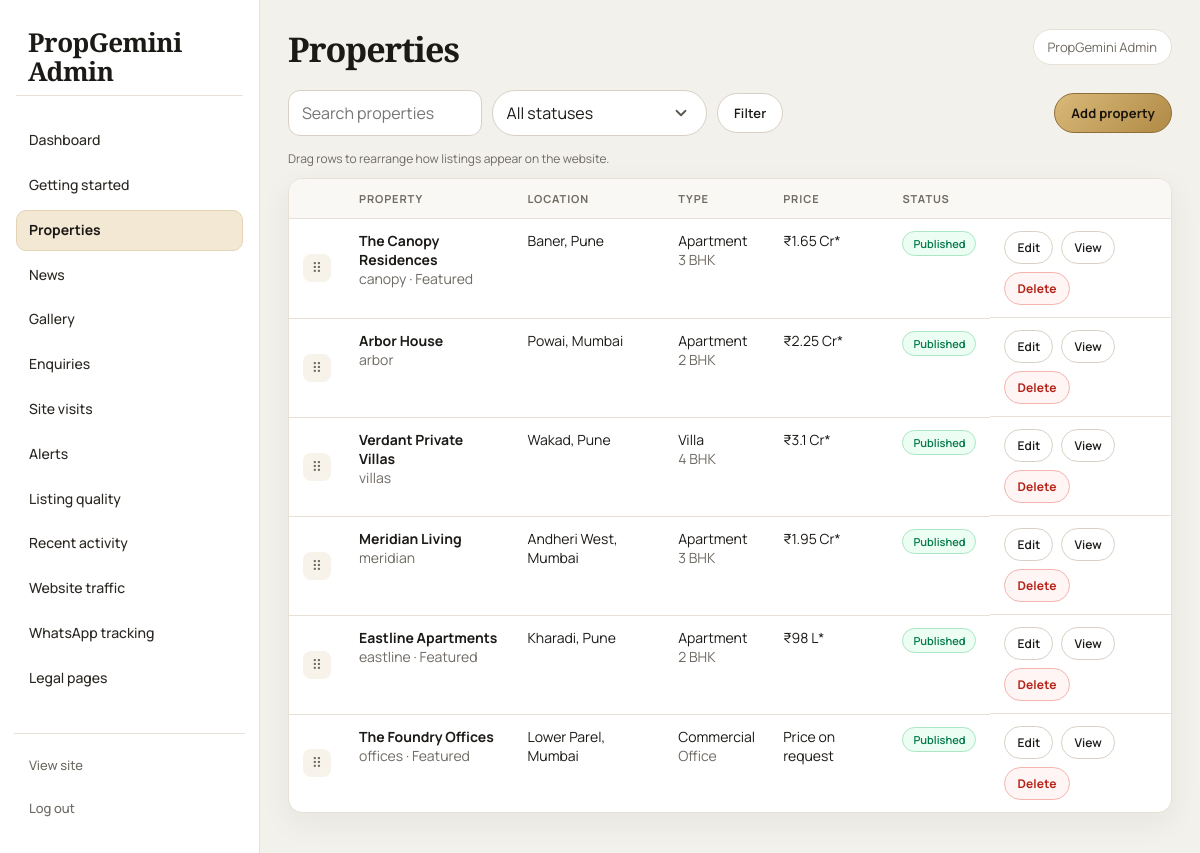
Screenshot of /admin/properties/index.php (signed in) with the database file from the repository.
### tables this page shows
CREATE TABLE `properties` (
  `id` int(11) NOT NULL,
  `name` varchar(255) NOT NULL,
  `slug` varchar(255) DEFAULT NULL,
  `city_id` int(11) NOT NULL,
  `area_id` int(11) NOT NULL,
  `property_type` varchar(100) DEFAULT NULL,
  `property_status` varchar(100) DEFAULT NULL,
  `bhk` varchar(50) DEFAULT NULL,
  `min_price` decimal(15,2) DEFAULT NULL,
  `max_price` decimal(15,2) DEFAULT NULL,
  `address` text DEFAULT NULL,
  `overview` text DEFAULT NULL,
  `amenities` text DEFAULT NULL,
  `possession_date` date DEFAULT NULL,
  `latitude` decimal(10,7) DEFAULT NULL,
  `longitude` decimal(10,7) DEFAULT NULL,
  `map_url` varchar(500) DEFAULT NULL,
  `is_featured` tinyint(1) DEFAULT 0,
  `featured_rotated_at` datetime DEFAULT NULL,
  `is_active` tinyint(1) DEFAULT 1,
  `sort_order` int(11) NOT NULL DEFAULT 0,
  `created_at` timestamp NOT NULL DEFAULT current_timestamp(),
  `updated_at` timestamp NOT NULL DEFAULT current_timestamp() ON UPDATE current_timestamp(),
  `deleted_at` datetime DEFAULT NULL,
  `removal_flagged_at` datetime DEFAULT NULL,
  `unavailable_reason` varchar(255) DEFAULT NULL,
  `publication_status` enum('Draft','Published','Unpublished') DEFAULT 'Draft',
  `construction_status` varchar(100) DEFAULT NULL,
  `construction_progress` tinyint(3) UNSIGNED DEFAULT NULL,
  `seo_title` varchar(255) DEFAULT NULL,
  `seo_description` text DEFAULT NULL,
  `rera_number` varchar(100) DEFAULT NULL,
  `rera_expiry` date DEFAULT NULL
);

CREATE TABLE `areas` (
  `id` int(11) NOT NULL,
  `city_id` int(11) NOT NULL,
  `name` varchar(150) NOT NULL
);

CREATE TABLE `cities` (
  `id` int(11) NOT NULL,
  `name` varchar(100) NOT NULL
);

### admin/includes/helpers.php (called while the page is built, shortened)
<?php
require_once dirname(__DIR__, 2) . '/includes/functions.php';
require_once dirname(__DIR__, 2) . '/includes/csrf.php';
function adminUrl(string $path = ''): string
{
    $path = ltrim(str_replace('\\', '/', $path), '/');
    return webPath('admin/' . $path);
}

### includes/functions.php (called while the page is built, shortened)
<?php
function h(string $value): string
{
    return htmlspecialchars($value, ENT_QUOTES, 'UTF-8');
}
function projectWebRoot(): string
{
    $projectFs = realpath(dirname(__DIR__));
    $docRoot = realpath($_SERVER['DOCUMENT_ROOT'] ?? '') ?: '';
    if ($projectFs !== false) {
        $projectFs = str_replace('\\', '/', $projectFs);
        $docRoot = str_replace('\\', '/', $docRoot);
        if ($docRoot !== '' && str_starts_with($projectFs, $docRoot)) {
            $web = substr($projectFs, strlen($docRoot));
            return ($web === false || $web === '') ? '' : rtrim($web, '/');
        }
    }
    $script = str_replace('\\', '/', $_SERVER['SCRIPT_NAME'] ?? '/index.php');
    $directory = rtrim(str_replace('\\', '/', dirname($script)), '/');
    return $directory;
}
function prettyPath(string $path): string
{
    $path = str_replace('\\', '/', $path);
    $query = '';
    if (str_contains($path, '?')) {
        [$path, $query] = explode('?', $path, 2);
        $query = '?' . $query;
    }
    if (preg_match('/\.(css|js|map|jpg|jpeg|png|gif|webp|svg|ico|mp4|webm|pdf|woff2?|ttf|eot)$/i', $path) === 1) {
        return ltrim($path, '/') . $query;
    }
    $path = preg_replace('/\.php$/i', '', $path) ?? $path;
    $path = preg_replace('#(^|/)index$#i', '$1', $path) ?? $path;
    $path = trim($path, '/');
    return $path . $query;
}
function webPath(string $path = ''): string
{
    $root = projectWebRoot();
    $path = ltrim(str_replace('\\', '/', $path), '/');
    if ($path === '') {
        return $root === '' ? '/' : $root . '/';
    }
    $pretty = prettyPath($path);
    return ($root === '' ? '' : $root) . '/' . $pretty;
}
    ?>

### admin/includes/auth.php (called while the page is built, shortened)
<?php
require_once __DIR__ . '/helpers.php';
function adminUser(): ?array
{
    $pdo = getDatabaseConnection();
    try {
        $sessionCheck = $pdo->prepare(
            'SELECT revoked_at FROM admin_sessions WHERE session_id = ? LIMIT 1'
        );
        $sessionCheck->execute([session_id()]);
        $revoked = $sessionCheck->fetchColumn();
    } catch (Throwable $e) {
    }
    $stmt = $pdo->prepare(
        'SELECT id, name, email, role, is_active FROM admins WHERE id = ? LIMIT 1'
    );
    $stmt->execute([(int) $_SESSION['admin_id']]);
    $row = $stmt->fetch();
    $user = $row;
    return $user;
}
function requireAdmin(): array
{
    $user = adminUser();
    return $user;
}

### includes/csrf.php (called while the page is built, shortened)
<?php
function csrfToken(): string
{
    return $_SESSION['csrf_token'];
}

### includes/properties.php (called while the page is built, shortened)
<?php
require_once __DIR__ . '/functions.php';
function formatPriceLabel(?float $minPrice, ?float $maxPrice = null): string
{
    if ($minPrice === null || $minPrice <= 0) {
        return 'Price on request';
    }
    $formatOne = static function (float $amount): string {
        if ($amount >= 10000000) {
            $crore = $amount / 10000000;
            $label = rtrim(rtrim(number_format($crore, 2, '.', ''), '0'), '.');
            return '₹' . $label . ' Cr*';
        }
        $lakh = $amount / 100000;
        $label = rtrim(rtrim(number_format($lakh, 2, '.', ''), '0'), '.');
        return '₹' . $label . ' L*';
    };
    return $formatOne($minPrice);
}
function propertyUrl(string $id): string
{
    $id = trim($id);
    return webPath('property/' . rawurlencode($id));
}
    ?>

### admin/properties/index.php (the view, shortened to what this page needs)
<?php
require_once dirname(__DIR__) . '/includes/layout.php';
require_once dirname(__DIR__, 2) . '/includes/properties.php';
$pdo = getDatabaseConnection();
$q = trim((string) ($_GET['q'] ?? ''));
$status = trim((string) ($_GET['status'] ?? ''));
$canReorder = $q === '' && $status === '';
$sql = "SELECT p.id, p.name, p.slug, p.property_type, p.property_status, p.bhk,
               p.min_price, p.publication_status, p.is_featured, p.is_active, p.sort_order,
               c.name AS city_name, a.name AS area_name
        FROM properties p
        INNER JOIN cities c ON c.id = p.city_id
        INNER JOIN areas a ON a.id = p.area_id
        WHERE p.deleted_at IS NULL";
$params = [];
$sql .= $canReorder
    ? ' ORDER BY p.sort_order ASC, p.id ASC'
    : ' ORDER BY p.updated_at DESC, p.id DESC';
$stmt = $pdo->prepare($sql);
$stmt->execute($params);
$rows = $stmt->fetchAll();
adminLayoutStart('Properties', 'properties');
?>
<div class="toolbar">
    <form class="filters filters-row" method="get">
        <input type="search" name="q" placeholder="Search properties" value="<?= h($q) ?>">
        <select name="status">
            <option value="">All statuses</option>
        </select>
        <button class="btn secondary" type="submit">Filter</button>
    </form>
    <a class="btn" href="<?= h(adminUrl('properties/edit')) ?>">Add property</a>
</div>
<?php if ($canReorder && $rows !== []): ?>
    <p class="help" style="margin:0 0 10px;" id="propertyOrderStatus">Drag rows to rearrange how listings appear on the website.</p>
<?php elseif (!$canReorder): ?>
    <p class="help" style="margin:0 0 10px;">Clear search/filters to drag and rearrange listing order.</p>
<?php endif; ?>
<div class="table-wrap">
    <table>
        <thead>
        <tr>
            <?php if ($canReorder): ?><th class="col-drag"></th><?php endif; ?>
            <th>Property</th>
            <th>Location</th>
            <th>Type</th>
            <th>Price</th>
            <th>Status</th>
            <th></th>
        </tr>
        </thead>
        <tbody
            <?php if ($canReorder && $rows !== []): ?>
                data-sortable-properties
                data-reorder-url="<?= h(adminUrl('properties/reorder')) ?>"
                data-csrf="<?= h(csrfToken()) ?>"
            <?php endif; ?>
        >
        <?php if ($rows === []): ?>
            <tr><td colspan="<?= $canReorder ? 7 : 6 ?>" class="muted">No properties found.</td></tr>
        <?php else: ?>
            <?php foreach ($rows as $row): ?>
                <tr<?= $canReorder ? ' draggable="true" data-property-id="' . (int) $row['id'] . '"' : '' ?>>
                    <?php if ($canReorder): ?>
                        <td class="col-drag"><span class="row-drag-handle" title="Drag to reorder">⠿</span></td>
                    <?php endif; ?>
                    <td>
                        <strong><?= h((string) $row['name']) ?></strong>
                        <div class="muted"><?= h((string) $row['slug']) ?><?= (int) $row['is_featured'] ? ' · Featured' : '' ?></div>
                    </td>
                    <td><?= h((string) $row['area_name']) ?>, <?= h((string) $row['city_name']) ?></td>
                    <td><?= h((string) ($row['property_type'] ?? '')) ?><div class="muted"><?= h((string) ($row['bhk'] ?? '')) ?></div></td>
                    <td><?= h(formatPriceLabel($row['min_price'] !== null ? (float) $row['min_price'] : null)) ?></td>
                    <td><span class="badge <?= h(strtolower((string) $row['publication_status'])) ?>"><?= h((string) $row['publication_status']) ?></span></td>
                    <td class="actions-row">
                        <a class="btn small secondary" href="<?= h(adminUrl('properties/edit?id=' . (int) $row['id'])) ?>">Edit</a>
                        <a class="btn small secondary" href="<?= h(propertyUrl((string) $row['slug'])) ?>" target="_blank" rel="noopener">View</a>
                        <form method="post" action="<?= h(adminUrl('properties/delete')) ?>" onsubmit="return confirm('Remove <?= h((string) $row['name']) ?> from the site? It will be hidden, not permanently deleted.');" style="display:inline;">
                            <button class="btn small danger" type="submit">Delete</button>
                        </form>
                    </td>
                </tr>
            <?php endforeach; ?>
        <?php endif; ?>
        </tbody>
    </table>
</div>
<?php
adminLayoutEnd();

### admin/includes/layout.php (shortened to what this page needs)
<?php
require_once __DIR__ . '/auth.php';
function adminNavIcon(string $name): string
{
    return $icons[$name] ?? '';
}
function adminLayoutStart(string $title, string $active = 'dashboard'): void
{
    $user = requireAdmin();
    $name = (string) ($user['name'] ?? 'Admin');
    ?>
<!DOCTYPE html>
<html lang="en">
<head>
    <link rel="stylesheet" href="<?= h(adminUrl('assets/admin.css')) ?>">
</head>
<body class="admin-body">
<aside class="admin-sidebar">
    <a class="brand" href="<?= h(adminUrl('dashboard.php')) ?>">
        <strong>PropGemini Admin</strong>
    </a>
    <nav>
        <a class="<?= $active === 'dashboard' ? 'is-active' : '' ?>" href="<?= h(adminUrl('dashboard.php')) ?>"><?= adminNavIcon('dashboard') ?><span>Dashboard</span></a>
        <a class="<?= $active === 'guide' ? 'is-active' : '' ?>" href="<?= h(adminUrl('guide.php')) ?>"><?= adminNavIcon('guide') ?><span>Getting started</span></a>
        <a class="<?= $active === 'properties' ? 'is-active' : '' ?>" href="<?= h(adminUrl('properties/index.php')) ?>"><?= adminNavIcon('properties') ?><span>Properties</span></a>
        <a class="<?= $active === 'news' ? 'is-active' : '' ?>" href="<?= h(adminUrl('news/index.php')) ?>"><?= adminNavIcon('news') ?><span>News</span></a>
        <a class="<?= $active === 'gallery' ? 'is-active' : '' ?>" href="<?= h(adminUrl('gallery/index.php')) ?>"><?= adminNavIcon('gallery') ?><span>Gallery</span></a>
        <a class="<?= $active === 'enquiries' ? 'is-active' : '' ?>" href="<?= h(adminUrl('enquiries/index.php')) ?>"><?= adminNavIcon('enquiries') ?><span>Enquiries</span></a>
        <a class="<?= $active === 'visits' ? 'is-active' : '' ?>" href="<?= h(adminUrl('visits/index.php')) ?>"><?= adminNavIcon('visits') ?><span>Site visits</span></a>
        <a class="<?= $active === 'alerts' ? 'is-active' : '' ?>" href="<?= h(adminUrl('alerts.php')) ?>"><?= adminNavIcon('alerts') ?><span>Alerts</span></a>
        <a class="<?= $active === 'quality' ? 'is-active' : '' ?>" href="<?= h(adminUrl('quality.php')) ?>"><?= adminNavIcon('quality') ?><span>Listing quality</span></a>
        <a class="<?= $active === 'activity' ? 'is-active' : '' ?>" href="<?= h(adminUrl('activity.php')) ?>"><?= adminNavIcon('activity') ?><span>Recent activity</span></a>
        <a class="<?= $active === 'traffic' ? 'is-active' : '' ?>" href="<?= h(adminUrl('traffic.php')) ?>"><?= adminNavIcon('traffic') ?><span>Website traffic</span></a>
        <a class="<?= $active === 'whatsapp' ? 'is-active' : '' ?>" href="<?= h(adminUrl('whatsapp.php')) ?>"><?= adminNavIcon('whatsapp') ?><span>WhatsApp tracking</span></a>
        <a class="<?= $active === 'legal' ? 'is-active' : '' ?>" href="<?= h(adminUrl('legal.php')) ?>"><?= adminNavIcon('legal') ?><span>Legal pages</span></a>
        <a class="<?= $active === 'security' ? 'is-active' : '' ?>" href="<?= h(adminUrl('security.php')) ?>"><?= adminNavIcon('security') ?><span>Security &amp; audit</span></a>
    </nav>
    <div class="sidebar-foot">
        <a href="<?= h(webPath()) ?>" target="_blank" rel="noopener"><?= adminNavIcon('site') ?><span>View site</span></a>
        <a href="<?= h(adminUrl('logout.php')) ?>"><?= adminNavIcon('logout') ?><span>Log out</span></a>
    </div>
</aside>
<div class="admin-main">
    <header class="admin-top">
        <div>
            <h1><?= h($title) ?></h1>
        </div>
        <div class="admin-user"><?= h($name) ?></div>
    </header>
    <div class="admin-content">
    <?php
}
function adminLayoutEnd(): void
{
    ?>
    </div>
</div>
</body>
</html>
    <?php
}

### rows the page displays
properties: name "The Canopy Residences", slug "canopy", is_featured "· Featured", area.name "Baner", city.name "Pune", property_type "Apartment", bhk "3 BHK", min_price "₹1.65 Cr*", publication_status "Published"
properties: name "Arbor House", slug "arbor", area.name "Powai", city.name "Mumbai", property_type "Apartment", bhk "2 BHK", min_price "₹2.25 Cr*", publication_status "Published"
properties: name "Verdant Private Villas", slug "villas", area.name "Wakad", city.name "Pune", property_type "Villa", bhk "4 BHK", min_price "₹3.1 Cr*", publication_status "Published"
properties: name "Meridian Living", slug "meridian", area.name "Andheri West", city.name "Mumbai", property_type "Apartment", bhk "3 BHK", min_price "₹1.95 Cr*", publication_status "Published"
properties: name "Eastline Apartments", slug "eastline", is_featured "· Featured", area.name "Kharadi", city.name "Pune", property_type "Apartment", bhk "2 BHK", min_price "₹98 L*", publication_status "Published"
properties: name "The Foundry Offices", slug "offices", is_featured "· Featured", area.name "Lower Parel", city.name "Mumbai", property_type "Commercial", bhk "Office", min_price "Price on request", publication_status "Published"

### other values shown
$title "Properties"
$name "PropGemini Admin"
